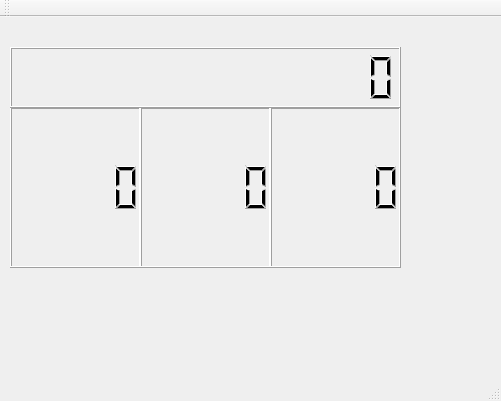
<?xml version="1.0" encoding="UTF-8"?>
<ui version="4.0">
 <class>MainWindow</class>
 <widget class="QMainWindow" name="MainWindow">
  <property name="geometry">
   <rect>
    <x>0</x>
    <y>0</y>
    <width>501</width>
    <height>401</height>
   </rect>
  </property>
  <property name="windowTitle">
   <string>MainWindow</string>
  </property>
  <widget class="QWidget" name="centralWidget">
   <widget class="QLCDNumber" name="lcdNumber">
    <property name="geometry">
     <rect>
      <x>10</x>
      <y>90</y>
      <width>131</width>
      <height>161</height>
     </rect>
    </property>
    <property name="font">
     <font>
      <family>Arial</family>
      <pointsize>16</pointsize>
      <weight>75</weight>
      <bold>true</bold>
     </font>
    </property>
   </widget>
   <widget class="QLCDNumber" name="lcdNumber_1">
    <property name="geometry">
     <rect>
      <x>140</x>
      <y>90</y>
      <width>131</width>
      <height>161</height>
     </rect>
    </property>
    <property name="font">
     <font>
      <family>Arial</family>
      <pointsize>16</pointsize>
      <weight>75</weight>
      <bold>true</bold>
     </font>
    </property>
   </widget>
   <widget class="QLCDNumber" name="lcdNumber_2">
    <property name="geometry">
     <rect>
      <x>270</x>
      <y>90</y>
      <width>131</width>
      <height>161</height>
     </rect>
    </property>
    <property name="font">
     <font>
      <family>Arial</family>
      <pointsize>16</pointsize>
      <weight>75</weight>
      <bold>true</bold>
     </font>
    </property>
   </widget>
   <widget class="QLCDNumber" name="lcdNumber_3">
    <property name="geometry">
     <rect>
      <x>10</x>
      <y>30</y>
      <width>391</width>
      <height>61</height>
     </rect>
    </property>
    <property name="layoutDirection">
     <enum>Qt::LeftToRight</enum>
    </property>
    <property name="digitCount">
     <number>15</number>
    </property>
   </widget>
  </widget>
  <widget class="QMenuBar" name="menuBar">
   <property name="geometry">
    <rect>
     <x>0</x>
     <y>0</y>
     <width>501</width>
     <height>21</height>
    </rect>
   </property>
  </widget>
  <widget class="QToolBar" name="mainToolBar">
   <attribute name="toolBarArea">
    <enum>TopToolBarArea</enum>
   </attribute>
   <attribute name="toolBarBreak">
    <bool>false</bool>
   </attribute>
  </widget>
  <widget class="QStatusBar" name="statusBar"/>
 </widget>
 <layoutdefault spacing="6" margin="11"/>
 <resources/>
 <connections/>
</ui>
